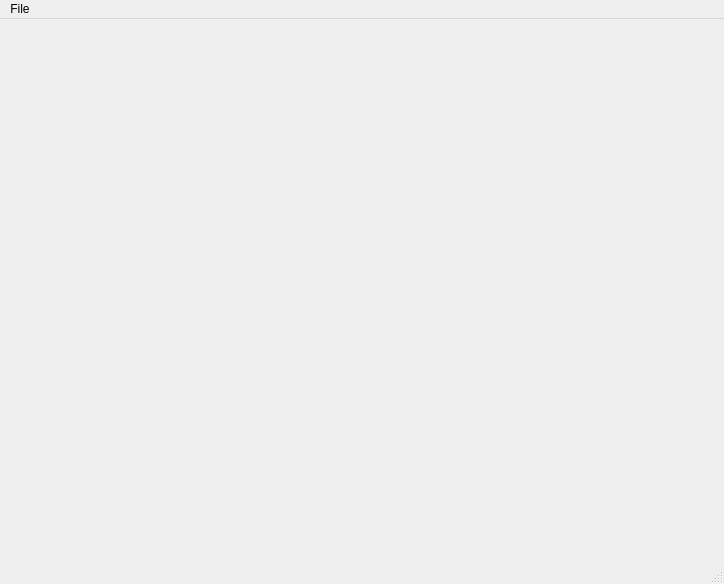
<?xml version="1.0" encoding="UTF-8"?>
<ui version="4.0">
 <class>MainWindow</class>
 <widget class="QMainWindow" name="MainWindow">
  <property name="geometry">
   <rect>
    <x>0</x>
    <y>0</y>
    <width>724</width>
    <height>584</height>
   </rect>
  </property>
  <property name="acceptDrops">
   <bool>true</bool>
  </property>
  <property name="windowTitle">
   <string>FamiTracker - [Untitled]</string>
  </property>
  <property name="documentMode">
   <bool>false</bool>
  </property>
  <widget class="QWidget" name="centralWidget">
   <layout class="QGridLayout" name="gridLayout">
    <property name="margin">
     <number>0</number>
    </property>
    <property name="spacing">
     <number>0</number>
    </property>
    <item row="0" column="0">
     <widget class="QFrame" name="frame">
      <property name="sizePolicy">
       <sizepolicy hsizetype="Expanding" vsizetype="Expanding">
        <horstretch>0</horstretch>
        <verstretch>0</verstretch>
       </sizepolicy>
      </property>
      <property name="acceptDrops">
       <bool>true</bool>
      </property>
      <property name="frameShape">
       <enum>QFrame::NoFrame</enum>
      </property>
      <property name="frameShadow">
       <enum>QFrame::Raised</enum>
      </property>
      <property name="lineWidth">
       <number>0</number>
      </property>
      <layout class="QHBoxLayout" name="horizontalLayout">
       <property name="spacing">
        <number>0</number>
       </property>
       <property name="margin">
        <number>0</number>
       </property>
      </layout>
     </widget>
    </item>
   </layout>
  </widget>
  <widget class="QMenuBar" name="menuBar">
   <property name="geometry">
    <rect>
     <x>0</x>
     <y>0</y>
     <width>724</width>
     <height>21</height>
    </rect>
   </property>
   <widget class="QMenu" name="menuFile">
    <property name="title">
     <string>File</string>
    </property>
    <addaction name="actionExit"/>
   </widget>
   <addaction name="menuFile"/>
  </widget>
  <widget class="QStatusBar" name="statusBar"/>
  <action name="actionExit">
   <property name="text">
    <string>Exit</string>
   </property>
   <property name="shortcut">
    <string>Ctrl+Q</string>
   </property>
  </action>
 </widget>
 <layoutdefault spacing="6" margin="11"/>
 <resources/>
 <connections/>
</ui>
